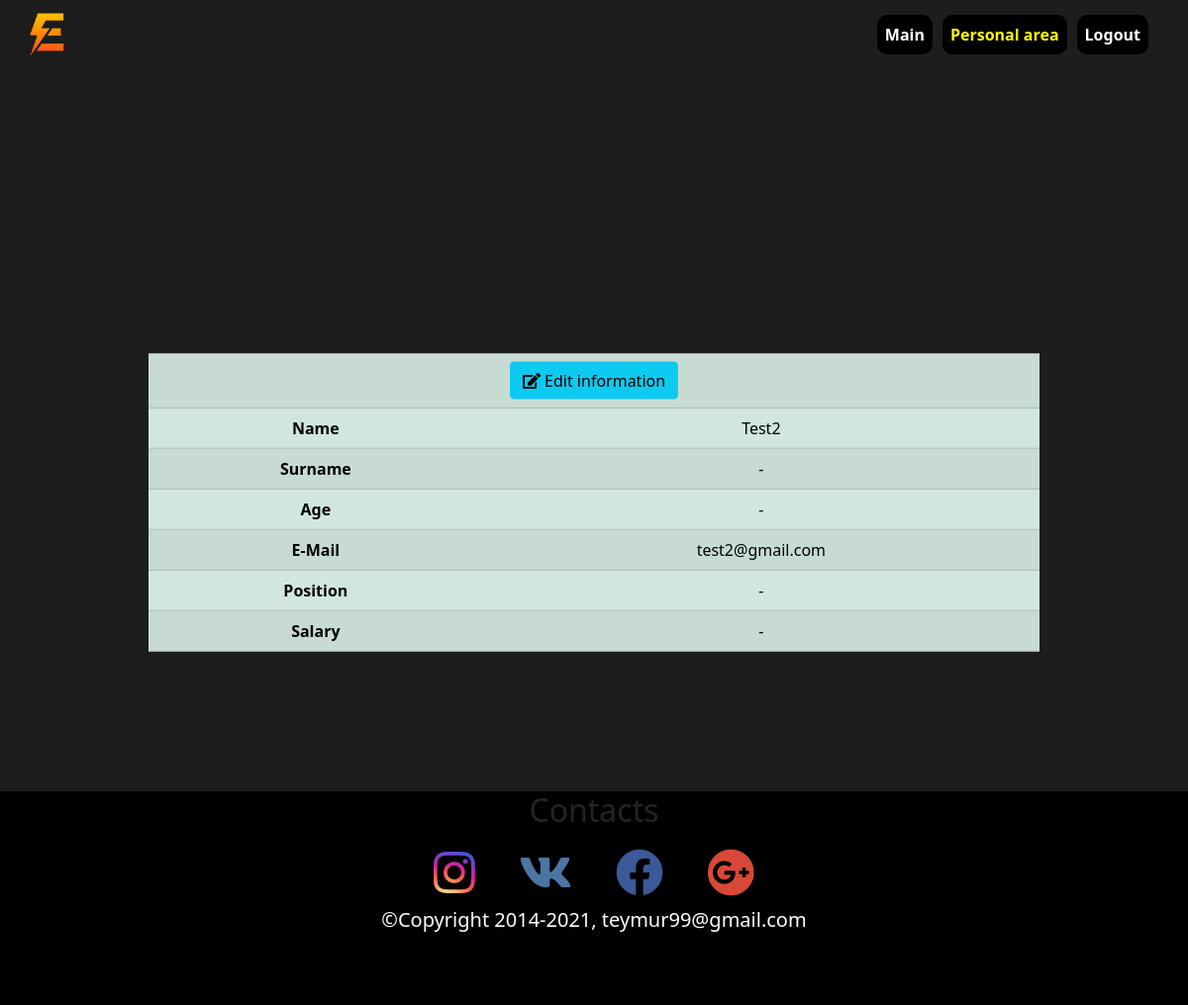
Screenshot of /personal_area.php (signed in) with the database file from the repository.
### tables this page shows
CREATE TABLE `workers` (
  `id` int NOT NULL,
  `name` varchar(255) NOT NULL,
  `surname` varchar(255) DEFAULT NULL,
  `age` int DEFAULT NULL,
  `email` varchar(255) NOT NULL,
  `password` varchar(255) NOT NULL,
  `admin` tinyint(1) NOT NULL DEFAULT '0',
  `position` int DEFAULT NULL,
  `salary` decimal(65,0) DEFAULT NULL,
  `blocked` tinyint(1) NOT NULL DEFAULT '0',
  `deleted` tinyint(1) NOT NULL DEFAULT '0'
);

### configs/per_area.php (called while the page is built, shortened)
<?php
require_once "dbconnect.php";
$current_user = isset($_SESSION['user']) ? $_SESSION['user'] : '';
if(!empty($current_user)){
  $sql = $connection->prepare("SELECT * FROM workers WHERE email=? LIMIT 1");
  $sql->bind_param("s", $current_user);
  $sql->execute();
  $users_data_db = $sql->get_result();
};
?>

### personal_area.php (the view, shortened to what this page needs)
<?php include "configs/per_area.php" ?>
<!DOCTYPE html>
<html lang="en">
<head>
  <?php require "includes/head.php" ?>
  <link rel="stylesheet" href="css/personal_area.css">
</head>
<body>
  <?php require "includes/header.php" ?>
  <section class="section">
    <div class="bd-example">
      <table class="table table-success table-striped w-75 text-center">
          <tbody>
          <?php while($data = $users_data_db->fetch_assoc()) { ?>
            <tr>
              <td colspan="2"><a class="btn btn-info" href="user_edit.php"><i class="fas fa-edit"></i> Edit information</a></td>
            </tr>
            <tr>
              <th scope="row">Name</th>
              <td><?= $data['name']; ?></td>
            </tr>
            <tr>
              <th scope="row">Surname</th>
              <td><?= $data['surname'] ?? '-'; ?></td>
            </tr>
            <tr>
              <th scope="row">Age</th>
              <td><?= $data['age'] ?? '-'; ?></td>
            </tr>
            <tr>
              <th scope="row">E-Mail</th>
              <td><?= $data['email'] ?? '-'; ?></td>
            </tr>
            <tr>
              <th scope="row">Position</th>
            <?php if($data['position'] !== NULL){
              while($datapos = $user_pos_name_db->fetch_assoc()) { ?>
              <td><?= $datapos['position_name']; ?></td>
            <?php }; }else{?>
              <td>-</td>
            <?php }; ?>
            </tr>
            <tr>
              <th scope="row">Salary</th>
              <td><?= $data['salary'] ?? '-'; ?></td>
            </tr>
        <?php };
         ?>
        </tbody>
      </table>
      </div>
  </section>
  <?php require "includes/footer.php" ?>
</body>
</html>

### css/main.css (style rules this page uses)
*,::after,::before, html, body { box-sizing: border-box; margin: 0; padding: 0; }
body { min-width: 280px; background-color: #1D1D1D; }

### css/personal_area.css (style rules this page uses)
.section { min-height: 100vh; }
.table { position: absolute; top: 50%; left: 50%; transform: translate(-50%, -50%); }

### rows the page displays
workers: name "Test2", surname "-", age "-", email "test2@gmail.com", salary "-"
